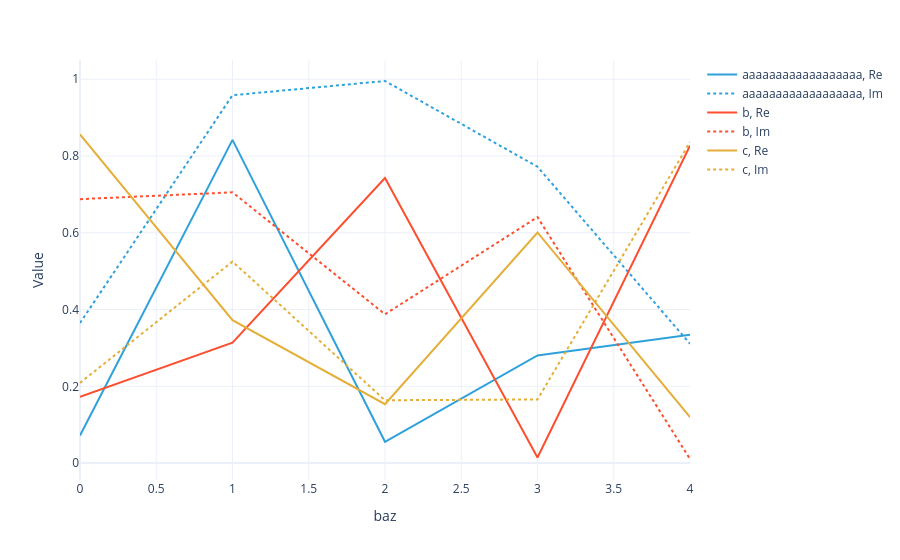

The notebook cell this image was saved under:
### Code cell
#|hide
plotly_dataarray(U3.array + U4.array)

### Figure 1 — Plotly figure (JSON) as saved in the notebook; plotly's stock layout.template omitted (floating-point values rounded to 4 significant figures)
{"data": [{"hovertemplate": "foo=aaaaaaaaaaaaaaaaaa<br>Part=Re<br>baz=%{x}<br>Value=%{y}<extra></extra>", "legendgroup": "aaaaaaaaaaaaaaaaaa, Re", "line": {"color": "#2fa1da", "dash": "solid"}, "marker": {"symbol": "circle"}, "mode": "lines", "name": "aaaaaaaaaaaaaaaaaa, Re", "orientation": "v", "showlegend": true, "type": "scatter", "x": [0, 1, 2, 3, 4], "xaxis": "x", "y": [0.07206, 0.842, 0.05557, 0.2806, 0.3341], "yaxis": "y"}, {"hovertemplate": "foo=aaaaaaaaaaaaaaaaaa<br>Part=Im<br>baz=%{x}<br>Value=%{y}<extra></extra>", "legendgroup": "aaaaaaaaaaaaaaaaaa, Im", "line": {"color": "#2fa1da", "dash": "dot"}, "marker": {"symbol": "circle"}, "mode": "lines", "name": "aaaaaaaaaaaaaaaaaa, Im", "orientation": "v", "showlegend": true, "type": "scatter", "x": [0, 1, 2, 3, 4], "xaxis": "x", "y": [0.3649, 0.9584, 0.9955, 0.7721, 0.311], "yaxis": "y"}, {"hovertemplate": "foo=b<br>Part=Re<br>baz=%{x}<br>Value=%{y}<extra></extra>", "legendgroup": "b, Re", "line": {"color": "#fb4f2f", "dash": "solid"}, "marker": {"symbol": "circle"}, "mode": "lines", "name": "b, Re", "orientation": "v", "showlegend": true, "type": "scatter", "x": [0, 1, 2, 3, 4], "xaxis": "x", "y": [0.173, 0.3139, 0.7427, 0.01468, 0.8272], "yaxis": "y"}, {"hovertemplate": "foo=b<br>Part=Im<br>baz=%{x}<br>Value=%{y}<extra></extra>", "legendgroup": "b, Im", "line": {"color": "#fb4f2f", "dash": "dot"}, "marker": {"symbol": "circle"}, "mode": "lines", "name": "b, Im", "orientation": "v", "showlegend": true, "type": "scatter", "x": [0, 1, 2, 3, 4], "xaxis": "x", "y": [0.6877, 0.7054, 0.3878, 0.6409, 0.01073], "yaxis": "y"}, {"hovertemplate": "foo=c<br>Part=Re<br>baz=%{x}<br>Value=%{y}<extra></extra>", "legendgroup": "c, Re", "line": {"color": "#e4ae38", "dash": "solid"}, "marker": {"symbol": "circle"}, "mode": "lines", "name": "c, Re", "orientation": "v", "showlegend": true, "type": "scatter", "x": [0, 1, 2, 3, 4], "xaxis": "x", "y": [0.8565, 0.3723, 0.1536, 0.6008, 0.1197], "yaxis": "y"}, {"hovertemplate": "foo=c<br>Part=Im<br>baz=%{x}<br>Value=%{y}<extra></extra>", "legendgroup": "c, Im", "line": {"color": "#e4ae38", "dash": "dot"}, "marker": {"symbol": "circle"}, "mode": "lines", "name": "c, Im", "orientation": "v", "showlegend": true, "type": "scatter", "x": [0, 1, 2, 3, 4], "xaxis": "x", "y": [0.2091, 0.5251, 0.1638, 0.1659, 0.8363], "yaxis": "y"}], "layout": {"legend": {"title": {}, "tracegroupgap": 0}, "margin": {"t": 60}, "xaxis": {"anchor": "y", "domain": [0, 1], "title": {"text": "baz"}}, "yaxis": {"anchor": "x", "domain": [0, 1], "title": {"text": "Value"}}}}
